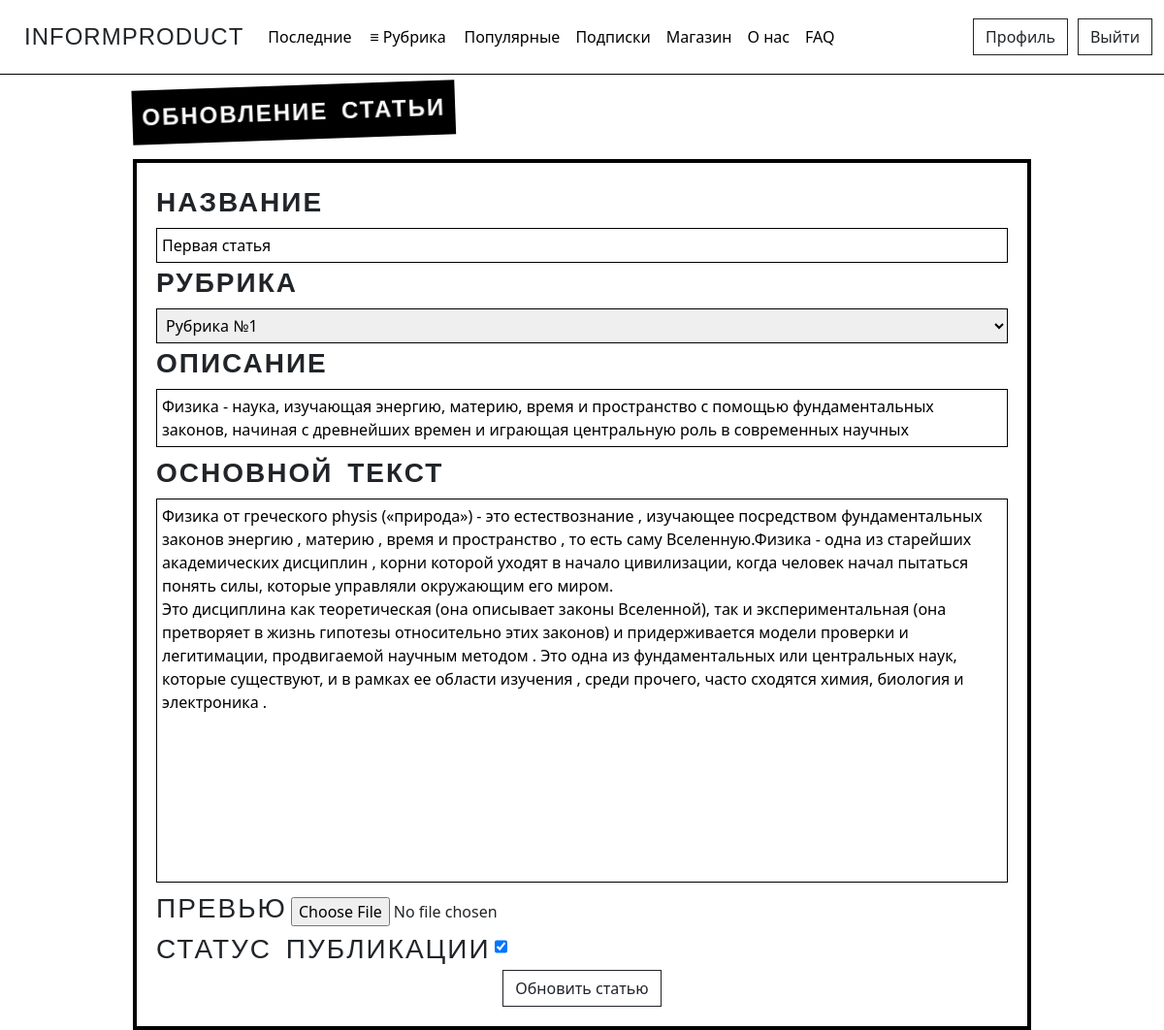
The page /articles/1/update (signed in) on the database as committed earlier.
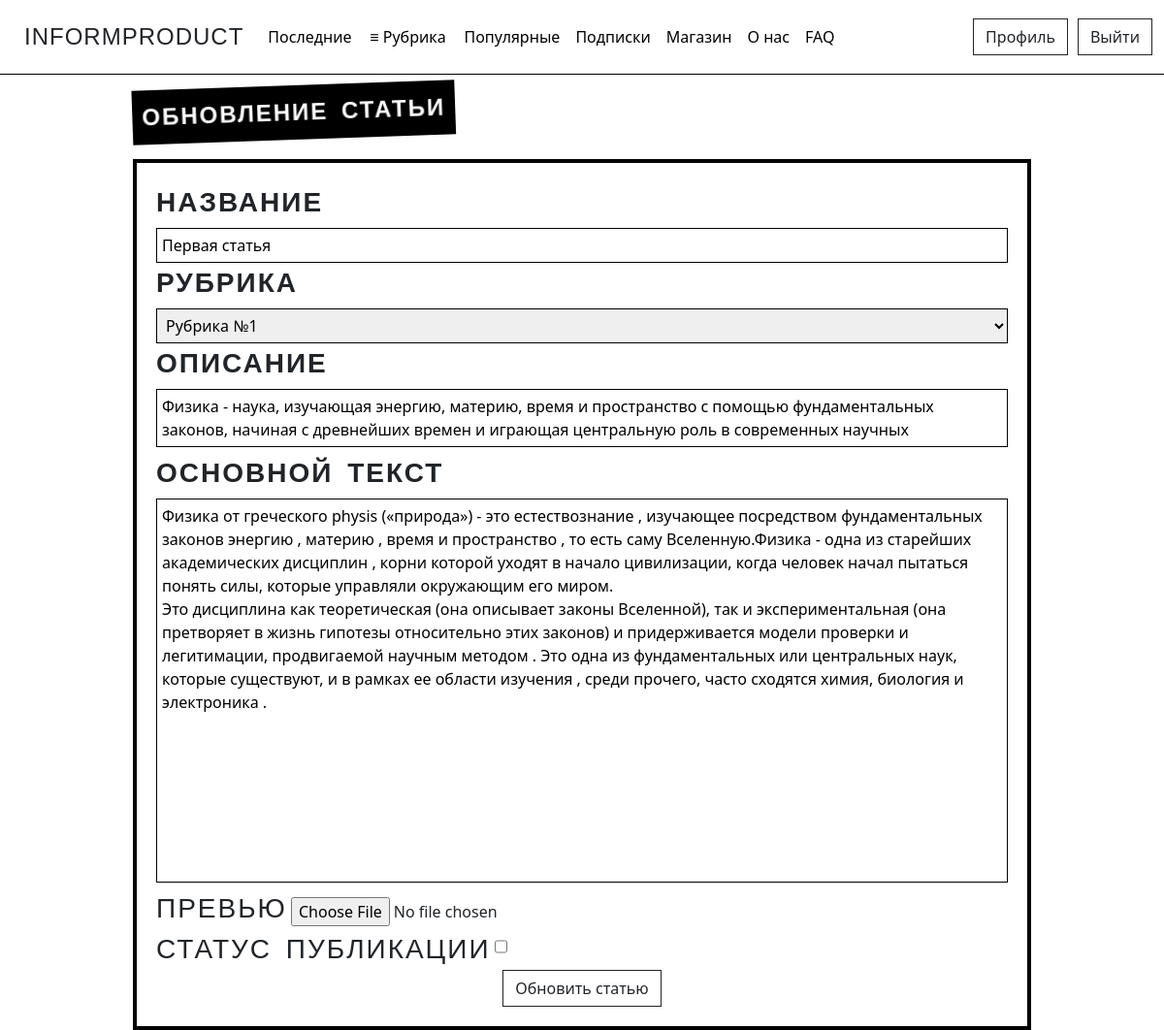
The same page on the database as committed later.
### journal/models.py (models this page shows, shortened)
class Article(models.Model):
    CATEGORY_CHOICES = [
        ('Category №1', 'Рубрика №1'),
        ('Category №2', 'Рубрика №2'),
        ('Category №3', 'Рубрика №3'),
        ('Category №4', 'Рубрика №4'),
        ('Category №5', 'Рубрика №5'),
    ]
    title = models.CharField('Название', max_length=100)
    description = models.TextField('Описание')
    text = models.TextField('Основной текст')
    category = models.CharField(max_length=50, verbose_name='Рубрика', choices=CATEGORY_CHOICES, default='Рубрика №1')
    author = models.ForeignKey(User, verbose_name='Автор', on_delete=models.CASCADE)
    publication = models.BooleanField('Статус публикации', default=False)
    date = models.DateTimeField('Дата', default=timezone.now)
    likes = models.IntegerField('Количество лайков', default=0)
    img = models.ImageField('Превью', default='default_preview.png', upload_to='preview_images')
    class Meta:
        verbose_name = 'Статью'
        verbose_name_plural = 'Статьи'

### journal/views.py (the view, shortened to what this page needs)
# urls.py: path('articles/<int:pk>/update', views.UpdateArticleView.as_view(), name='articles-update'),
class UpdateArticleView(LoginRequiredMixin, UserPassesTestMixin, UpdateView):
    model = Article
    template_name = 'journal/create_article.html'
    form_class = ArticleForm
    def get_context_data(self, **kwargs):
        ctx = super(UpdateArticleView, self).get_context_data(**kwargs)
        ctx['title'] = 'Обновление статьи'
        ctx['btn_text'] = 'Обновить статью'
        return ctx
    def test_func(self):
        articles = self.get_object()
        user = self.request.user
        profile = Profile.objects.get(user=user)
        if self.request.user == articles.author:
            if not articles.publication or profile.status == 'User VIP' or self.request.user.is_superuser:
                return True
        return False

### journal/forms.py
class ArticleForm(forms.ModelForm):
    title = forms.CharField(
        label='Название',
        required=True,
    )
    category = forms.ChoiceField(
        label='Рубрика',
        choices=Article.CATEGORY_CHOICES,
        required=True,
    )
    description = forms.CharField(
        label='Описание',
        required=True,
        widget=forms.Textarea(attrs={'rows': 2}),
    )
    text = forms.CharField(
        label='Основной текст',
        required=True,
        widget=forms.Textarea(attrs={'rows': 16}),
    )
    publication = forms.BooleanField(
        label='Статус публикации',
        required=False,
        widget=forms.CheckboxInput(attrs={'class': 'form-check'}),
    )
    img = forms.ImageField(
        label='Превью',
        required=False,
        widget=forms.FileInput
    )
    class Meta:
        model = Article
        fields = ['title', 'category', 'description', 'text', 'publication', 'img']

### journal/templates/journal/create_article.html (shortened to what this page needs)
{% extends 'journal/base.html' %}
{% block content %}
    <div class="tilted-text font">{{ title }}</div>
    <div class="form-container alert-light">
      <form method="post" enctype="multipart/form-data">
        <div class="form-group">
          <label>{{ form.title.label }}</label>
           {{ form.title}}
          <label>{{ form.category.label }}</label>
           {{ form.category}}
          <label>{{ form.description.label }}</label>
           {{ form.description}}
          <label>{{ form.text.label }}</label>
          {{ form.text}}
        </div>
        <label>{{ form.img.label }}</label>
           {{ form.img}}
           <div>
         <label class="form-check-label">{{ form.publication.label }}</label>
         {{ form.publication }}
    </div>
        <div class="text-center">
          <button class="btn btn-outline-dark btn-rectangular" type="submit">{{ btn_text }}</button>
        </div>
      </form>
    </div>
{% endblock %}

Rows that differ between the two databases and show on the page:
changed Article "Первая статья": publication "☑" → "☐"
